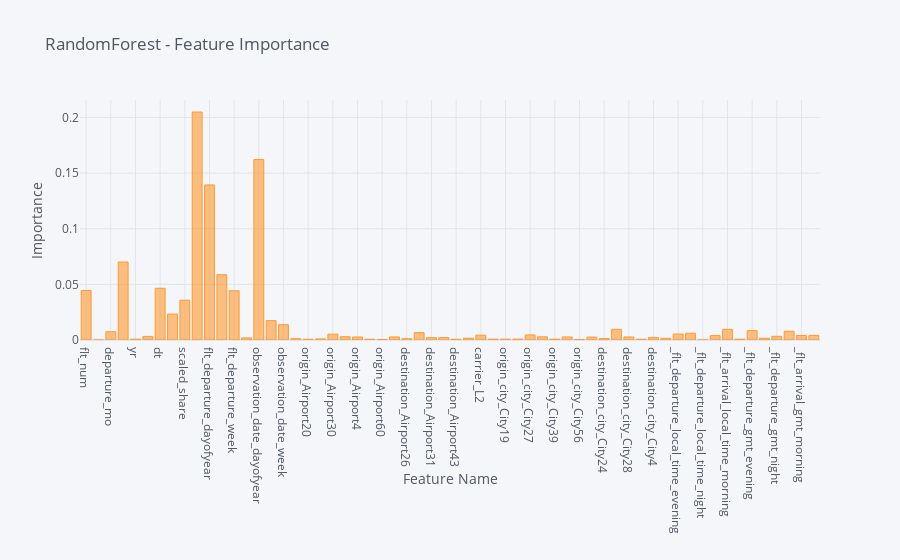

This figure's notebook cell:
### Code cell
feature_imp_df.iplot(x='feature_name',y='feature_importance',kind='bar',title='RandomForest - Feature Importance',xTitle='Feature Name',yTitle='Importance')

### Figure 1 — Plotly figure (JSON) as saved in the notebook; plotly's stock layout.template omitted (floating-point values rounded to 4 significant figures)
{"data": [{"marker": {"color": "rgba(255, 153, 51, 0.6)", "line": {"color": "rgba(255, 153, 51, 1.0)", "width": 1}}, "name": "feature_importance", "orientation": "v", "text": "", "type": "bar", "x": ["flt_num", "departure_yr", "departure_mo", "departure_dt", "yr", "mo", "dt", "scaled_demand", "scaled_share", "flight_travel_duration", "flt_departure_dayofyear", "flt_departure_weekday", "flt_departure_week", "flt_departure_quarter", "observation_date_dayofyear", "observation_date_weekday", "observation_date_week", "observation_date_quarter", "origin_Airport20", "origin_Airport26", "origin_Airport30", "origin_Airport31", "origin_Airport4", "origin_Airport43", "origin_Airport60", "destination_Airport20", "destination_Airport26", "destination_Airport30", "destination_Airport31", "destination_Airport4", "destination_Airport43", "destination_Airport60", "carrier_L2", "carrier_L3", "origin_city_City19", "origin_city_City24", "origin_city_City27", "origin_city_City28", "origin_city_City39", "origin_city_City4", "origin_city_City56", "destination_city_City19", "destination_city_City24", "destination_city_City27", "destination_city_City28", "destination_city_City39", "destination_city_City4", "destination_city_City56", "_flt_departure_local_time_evening", "_flt_departure_local_time_morning", "_flt_departure_local_time_night", "_flt_arrival_local_time_evening", "_flt_arrival_local_time_morning", "_flt_arrival_local_time_night", "_flt_departure_gmt_evening", "_flt_departure_gmt_morning", "_flt_departure_gmt_night", "_flt_arrival_gmt_evening", "_flt_arrival_gmt_morning", "_flt_arrival_gmt_night"], "y": [0.04445, 0, 0.007428, 0.07009, 0.000757, 0.003229, 0.04649, 0.02332, 0.03576, 0.2049, 0.1394, 0.05869, 0.04426, 0.001894, 0.1623, 0.01739, 0.01377, 0.001114, 0.0006764, 0.0009624, 0.005242, 0.002945, 0.002704, 0.0007119, 0.0004321, 0.002775, 0.001103, 0.006626, 0.002081, 0.002184, 0.0006703, 0.001612, 0.004336, 0.0007762, 0.0007572, 0.0008135, 0.004561, 0.00287, 0.000763, 0.002754, 0.0004485, 0.002592, 0.001264, 0.009625, 0.00275, 0.0006664, 0.002321, 0.001544, 0.005395, 0.006087, 0.0001217, 0.003949, 0.009592, 0.0007676, 0.008411, 0.001579, 0.003303, 0.007863, 0.003996, 0.004143]}], "layout": {"legend": {"bgcolor": "#F5F6F9", "font": {"color": "#4D5663"}}, "paper_bgcolor": "#F5F6F9", "plot_bgcolor": "#F5F6F9", "title": {"font": {"color": "#4D5663"}, "text": "RandomForest - Feature Importance"}, "xaxis": {"gridcolor": "#E1E5ED", "showgrid": true, "tickfont": {"color": "#4D5663"}, "title": {"font": {"color": "#4D5663"}, "text": "Feature Name"}, "zerolinecolor": "#E1E5ED"}, "yaxis": {"gridcolor": "#E1E5ED", "showgrid": true, "tickfont": {"color": "#4D5663"}, "title": {"font": {"color": "#4D5663"}, "text": "Importance"}, "zerolinecolor": "#E1E5ED"}}}
